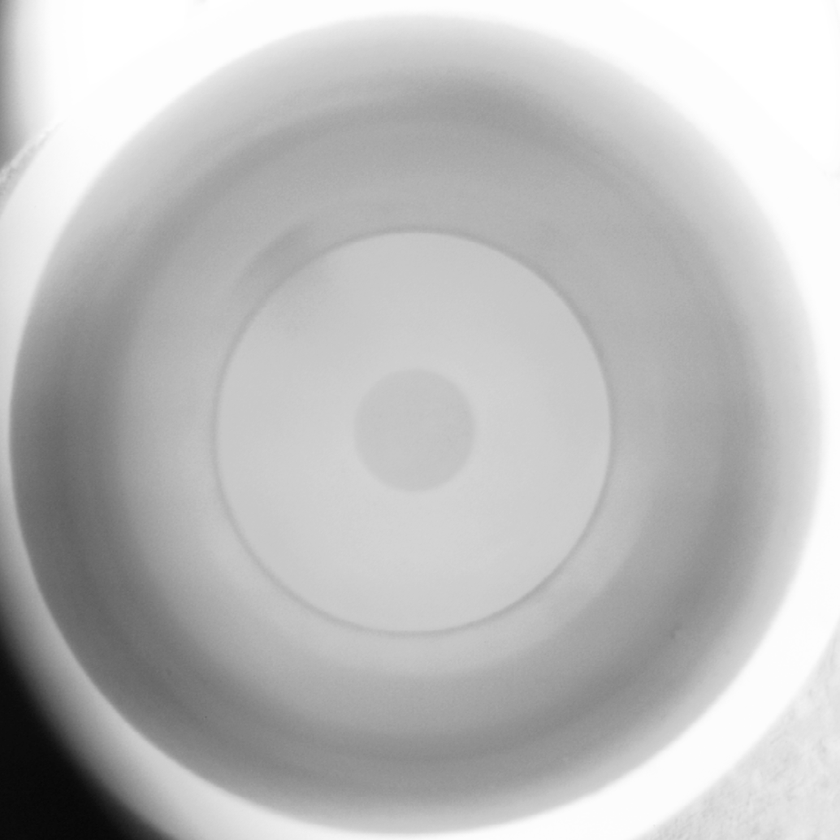
#> input picture all_res/0610.bmp, 840 x 840 px, shrunk from 1034 x 1034 before the run, found by its file name
$ python edge.py   (older library calls are emulated)
#> lines starting #> are read from the running program, lines starting #| are printed output that depends on the picture; after the words box and inside, x2 and y2 are one past the last pixel; in counts of white or black regions, pixels touching at a corner belong together
import cv2
import numpy as np

def process():
    # 加载图像
    origin_img1 = cv2.imread(r'.\imgs\0610.bmp', 0)  # 作为模板
#> origin_img1 is the input picture: shape (840, 840); min 6, max 255, mean 188.1
    origin_img2 = cv2.imread(r'.\imgs\0538.bmp', 0)  # 作为要扣的图
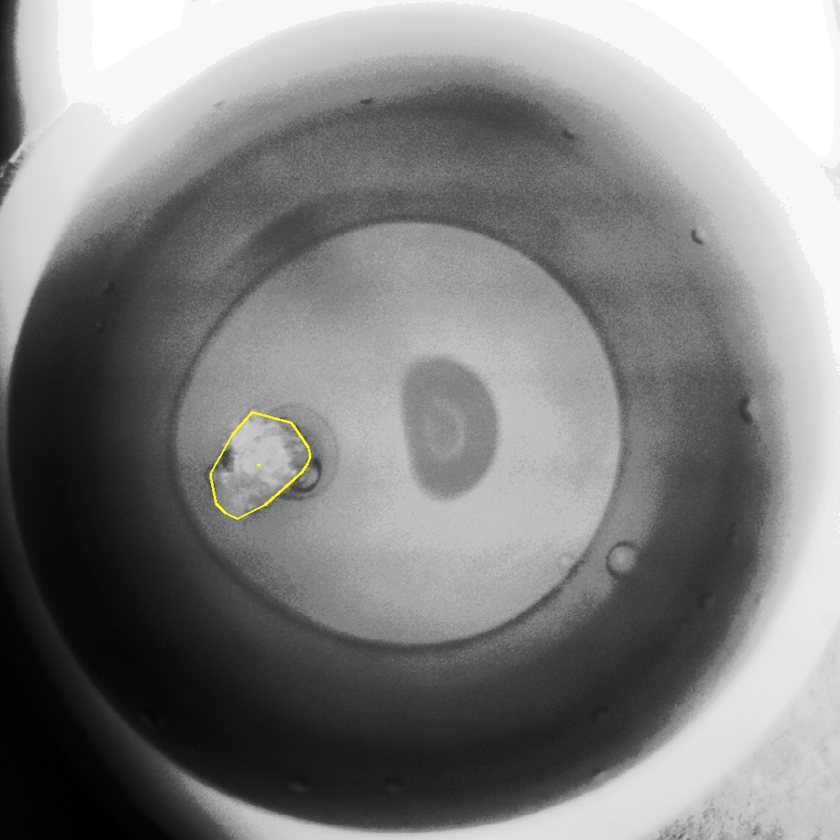
#> input picture data/0538.bmp, 840 x 840 px, shrunk from 1034 x 1034 before the run, found by its file name
#> origin_img2: shape (840, 840); min 0, max 255, mean 129.5
    img1_l = cv2.Laplacian(origin_img1, cv2.CV_8U)
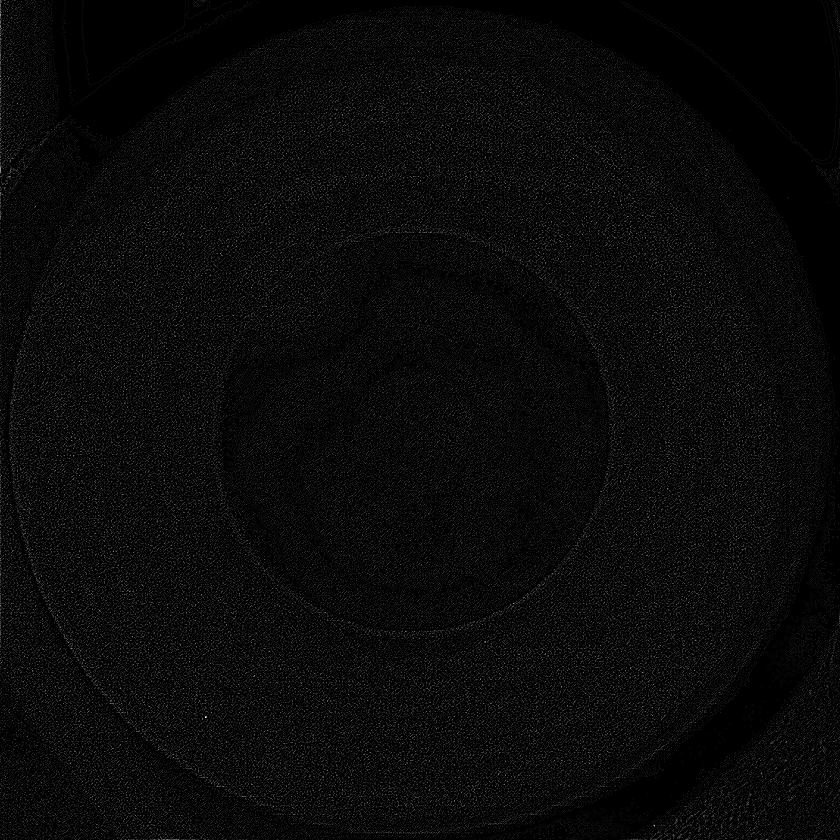
#> img1_l: shape (840, 840); min 0, max 31, mean 1.1; drawn with min black and max white
    img1_sx = cv2.Sobel(origin_img1, cv2.CV_8U, 0, 1)
    img1_sy = cv2.Sobel(origin_img1, cv2.CV_8U, 1, 0)
    edges = cv2.Canny(origin_img2, 0, 100)  # canny边缘检测
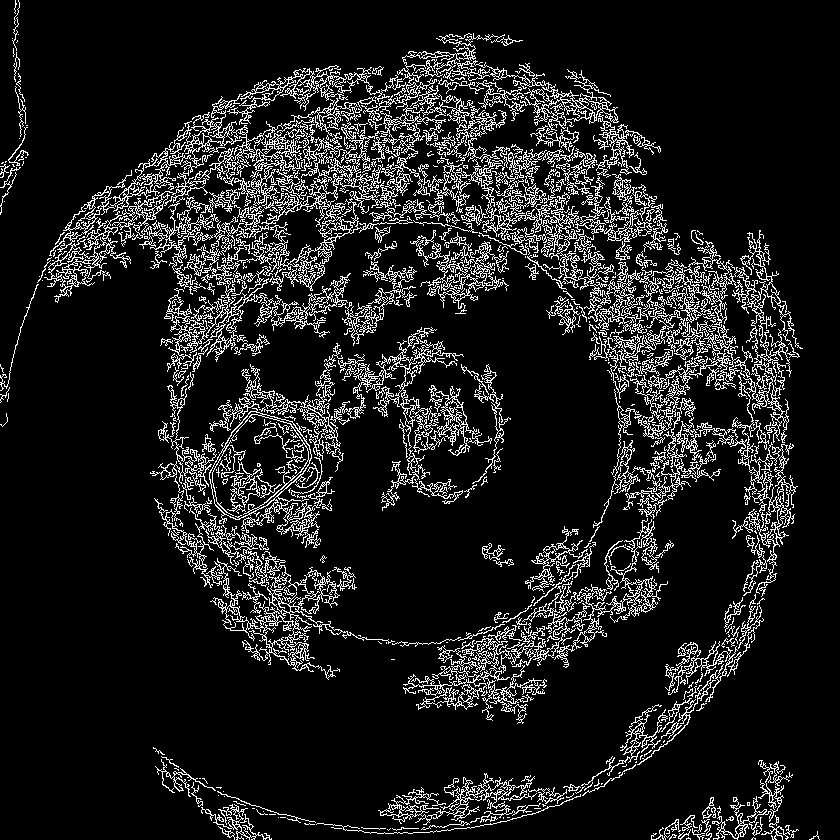
#> edges: shape (840, 840); 11.4% white in thin lines or dots

    sobelX = np.uint8(np.absolute(img1_sx))  # x方向梯度的绝对值
    sobelY = np.uint8(np.absolute(img1_sy))  # y方向梯度的绝对值

    sobelCombined_ = cv2.bitwise_or(img1_sx, img1_sy)
    sobelCombined = cv2.bitwise_or(sobelX, sobelY)

    ret, res = cv2.threshold(sobelCombined, 20, 255, cv2.THRESH_BINARY)
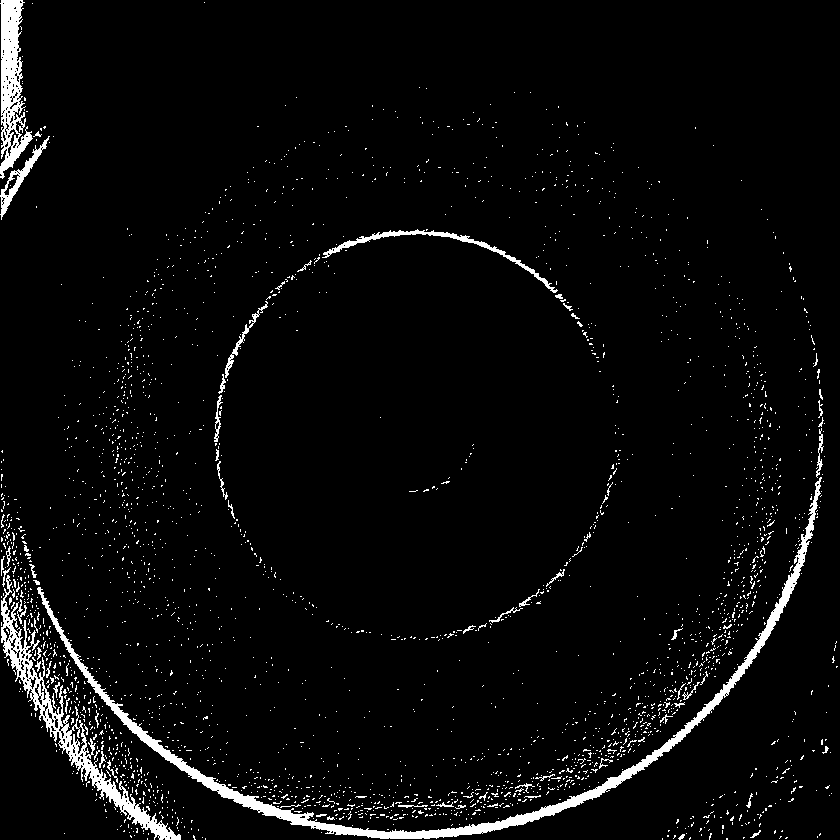
#> res: shape (840, 840); 3.9% white; 2695 white regions (2627 under 20 px), largest, box (x1, y1, x2, y2) and area: (37, 477, 822, 839) 8375, (1, 575, 181, 840) 4479, (0, 0, 33, 179) 3003
    ret, res_ = cv2.threshold(sobelCombined_, 20, 255, cv2.THRESH_BINARY)


    cv2.imwrite(r'.\res\6_edge_Laplacian.bmp', img1_l)
    cv2.imwrite(r'.\res\6_edge_Sobel.bmp', sobelCombined)
    cv2.imwrite(r'.\res\6_edge_Sobel_threshold.bmp', res)
    cv2.imwrite(r'.\res\6_edge_Sobel_threshold_noabs.bmp', res_)
    cv2.imwrite(r'.\res\6_edge_Sobel_threshold_canny.bmp', edges)
    cv2.waitKey(0)
    cv2.destroyAllWindows()


if __name__ == "__main__":
    process()
